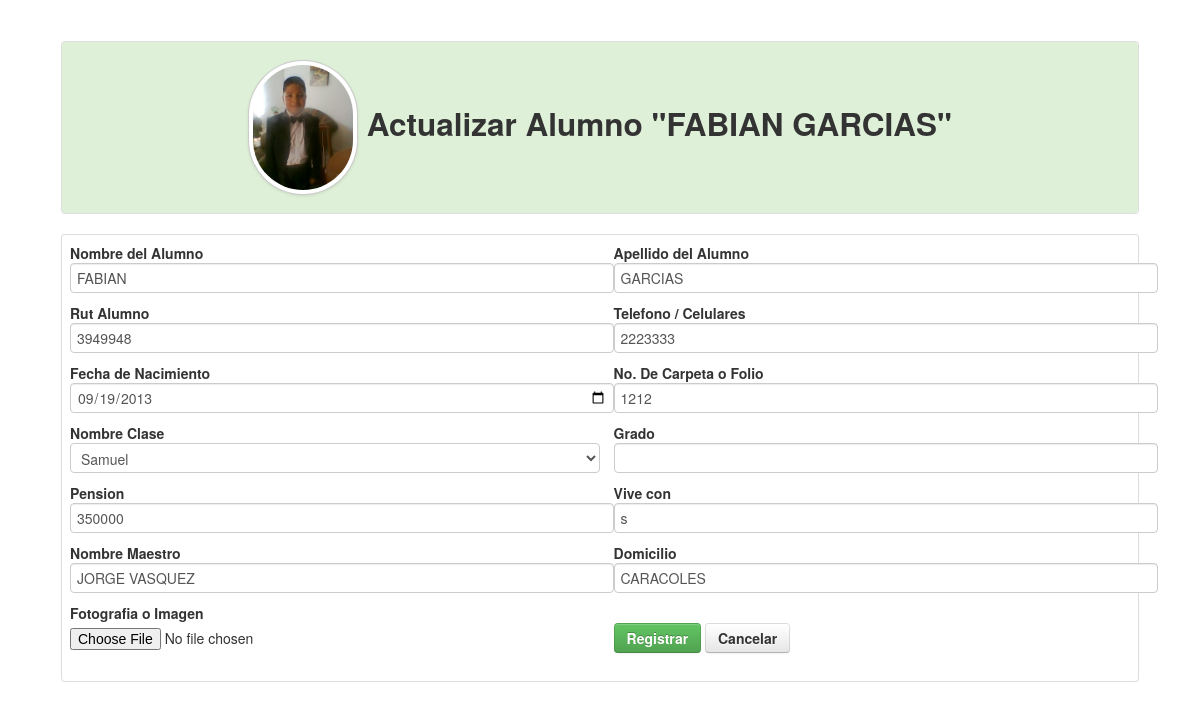
Screenshot of /crear_alumno.php?doc=3949948 (signed in) with the database file from the repository.
### tables this page shows
CREATE TABLE IF NOT EXISTS `alumnos` (
  `id` int(11) NOT NULL AUTO_INCREMENT,
  `nombre` varchar(255) NOT NULL,
  `apellido` varchar(255) NOT NULL,
  `rut` varchar(255) NOT NULL,
  `telefono` varchar(255) NOT NULL,
  `fechan` date NOT NULL,
  `folio` varchar(255) NOT NULL,
  `curso` varchar(255) NOT NULL,
  `estado` varchar(255) NOT NULL,
  `maestro` varchar(255) NOT NULL,
  `pension` varchar(255) NOT NULL,
  `domicilio` varchar(255) NOT NULL,
  `estado_civil` varchar(255) NOT NULL,
  `grado` varchar(255) NOT NULL,
  PRIMARY KEY (`id`)
);

### Connections/Local.php (called while the page is built, shortened)
<?php
	function limpiar($tags){
		$tags = strip_tags($tags);
		$tags = stripslashes($tags);
		$tags = mysql_real_escape_string($tags);
		return $tags;
	}
?>

### crear_alumno.php (the view, shortened to what this page needs)
<?php
		include_once('Connections/Local.php');
		$id='';					$existe=FALSE;			$titulo='Registrar Alumnos';
		$nombre='';				$apellido='';			$rut='';			$telefono='';
		$fechan=date('Y-m-d');	$folio='';				$curso='';			$sangre='';
		$director='';			$pension='';			$grado='';			$barrio='';
		$dibu='<img src="alumnos/defecto.jpg" width="100" height="100">';
		if(!empty($_GET['doc'])){
			$doc=limpiar($_GET['doc']);
			$sql=mysql_query("SELECT * FROM alumnos WHERE rut='$doc'");
			if($row=mysql_fetch_array($sql)){
				$nombre=$row['nombre'];				$apellido=$row['apellido'];			$rut=$row['rut'];					$telefono=$row['telefono'];
				$fechan=$row['fechan'];				$folio=$row['folio'];				$curso=$row['curso'];				$sangre=$row['estado'];
				$director=$row['maestro'];			$pension=$row['pension'];			$grado=$row['grado'];				$barrio=$row['domicilio'];
				$titulo='Actualizar Alumno "'.$nombre.' '.$apellido.'"';
				if (file_exists("alumnos/".$rut.".jpg")){
					$dibu='<img src="alumnos/'.$rut.'.jpg" width="100" height="100" class="img-circle img-polaroid">';
				}else{
					$dibu='<img src="alumnos/defecto.jpg" width="100" height="100">';
				}
			}else{
				header('Location: alumnos.php');
			}
		}
?>
<!DOCTYPE html>
<html lang="en">
<head>
    <link href="css/bootstrap.css" rel="stylesheet">
    <link href="css/bootstrap-responsive.css" rel="stylesheet">
    <link href="css/docs.css" rel="stylesheet">
    <link href="js/google-code-prettify/prettify.css" rel="stylesheet">
</head>
<body data-spy="scroll" data-target=".bs-docs-sidebar">
<div align="center">
    <table width="90%">
      <tr>
        <td>
            <table class="table table-bordered">
              <tr class="success">
                <td><h2 align="center"><?php echo $dibu.' '.$titulo; ?></h2></td>
              </tr>
            </table>
            <table class="table table-bordered">
              <tr>
                <td>
                	<form name="form1" enctype="multipart/form-data" method="post" action="">
                	<div class="row-fluid">
                        <div class="span6">
                        	<strong>Nombre del Alumno</strong><br>
                            <input type="text" name="nombre" value="<?php echo $nombre; ?>" required class="input-xxlarge" autocomplete="off"><br>
                            <strong>Rut Alumno</strong><br>
                            <input type="text" name="rut" value="<?php echo $rut; ?>" required class="input-xxlarge" autocomplete="off"><br>
                            <strong>Fecha de Nacimiento</strong><br>
                            <input type="date" name="fechan" value="<?php echo $fechan; ?>" required class="input-xxlarge" autocomplete="off"><br>
                            <strong>Nombre Clase</strong><br>
                            <select name="curso" class="input-xxlarge">
								<?php
                                    $c=mysql_query("SELECT * FROM salones WHERE estado='s'");
                                    while($d=mysql_fetch_array($c)){
                                        if($d['id']==$curso){
                                            echo '<option value="'.$d['id'].'" selected>'.$d['nombre'].'</option>';
                                        }else{
                                            echo '<option value="'.$d['id'].'">'.$d['nombre'].'</option>';
                                        }
                                    }
                                ?>
                            </select><br>
                            <strong>Pension</strong><br>
                            <input type="text" name="pension" value="<?php echo $pension; ?>" required class="input-xxlarge" autocomplete="off"><br>
                            <strong>Nombre Maestro</strong><br>
                            <input type="text" name="maestro" value="<?php echo $director; ?>" required class="input-xxlarge" autocomplete="off"><br>
                            <strong>Fotografia o Imagen</strong><br>
                            <input type="file" name="imagen"><br>
                        </div>
                        <div class="span6">
	                        <strong>Apellido del Alumno</strong><br>
                            <input type="text" name="apellido" value="<?php echo $apellido; ?>" required class="input-xxlarge" autocomplete="off"><br>
                            <strong>Telefono / Celulares</strong><br>
                            <input type="text" name="telefono" value="<?php echo $telefono; ?>" required class="input-xxlarge" autocomplete="off"><br>
                            <strong>No. De Carpeta o Folio</strong><br>
                            <input type="text" name="folio" value="<?php echo $folio; ?>" required class="input-xxlarge" autocomplete="off"><br>
                            <strong>Grado</strong><br>
                            <input type="text" name="grado" value="<?php echo $grado; ?>" required class="input-xxlarge" autocomplete="off"><br>
                            <strong>Vive con</strong><br>
                            <input type="text" name="estado" value="<?php echo $sangre; ?>" required class="input-xxlarge" autocomplete="off"><br>
                            <strong>Domicilio</strong><br>
                            <input type="text" name="domicilio" value="<?php echo $barrio; ?>" required class="input-xxlarge" autocomplete="off"><br><br>
                            <button type="submit" class="btn btn-success"><strong>Registrar</strong></button>
                            <a href="crear_alumno.php" class="btn"><strong>Cancelar</strong></a>
                        </div>
                    </div>
                    </form>
                </td>
              </tr>
            </table>
        </td>
      </tr>
    </table>
</div>
</body>
</html>

### css/docs.css (style rules this page uses)
body { position: relative; padding-top: 40px; }

### rows the page displays
alumnos: rut (picture), titulo "Actualizar Alumno \"FABIAN GARCIAS\"", nombre "FABIAN", rut "3949948", fechan "09/19/2013", pension "350000", maestro "JORGE VASQUEZ", apellido "GARCIAS", telefono "2223333", folio "1212", estado "s", domicilio "CARACOLES"

### other values shown
form field curso "Samuel"
